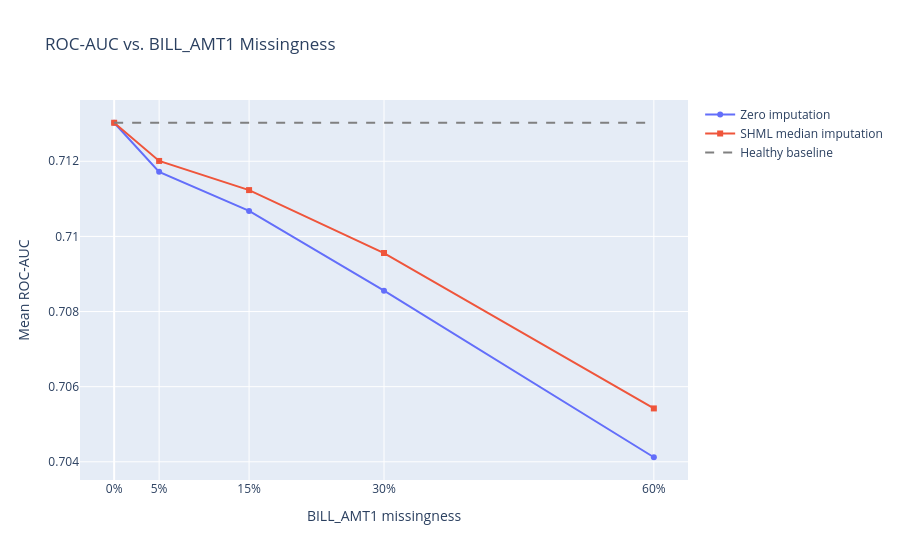

This figure's notebook cell:
### Code cell
plot_df = summary_df.sort_values("Missingness")
fig = recovery_lines(
    plot_df,
    [("Zero_AUC_Mean", "Zero imputation", "circle"),
     ("SHML_AUC_Mean", "SHML median imputation", "square")],
    0.713025, "ROC-AUC vs. BILL_AMT1 Missingness", "Mean ROC-AUC",
)
show_research_figure(fig, "roc_auc_vs_missingness.html")

### Figure 1 — Plotly figure (JSON) as saved in the notebook; plotly's stock layout.template omitted (floating-point values rounded to 4 significant figures)
{"data": [{"hovertemplate": "%{fullData.name}: %{y:.4f}<extra></extra>", "marker": {"symbol": "circle"}, "mode": "lines+markers", "name": "Zero imputation", "x": [0.0, 0.05, 0.15, 0.3, 0.6], "y": [0.713, 0.7117, 0.7107, 0.7086, 0.7041], "type": "scatter"}, {"hovertemplate": "%{fullData.name}: %{y:.4f}<extra></extra>", "marker": {"symbol": "square"}, "mode": "lines+markers", "name": "SHML median imputation", "x": [0.0, 0.05, 0.15, 0.3, 0.6], "y": [0.713, 0.712, 0.7112, 0.7096, 0.7054], "type": "scatter"}, {"hovertemplate": "%{fullData.name}: %{y:.4f}<extra></extra>", "line": {"color": "gray", "dash": "dash"}, "mode": "lines", "name": "Healthy baseline", "x": [0.0, 0.05, 0.15, 0.3, 0.6], "y": [0.713, 0.713, 0.713, 0.713, 0.713], "type": "scatter"}], "layout": {"xaxis": {"title": {"text": "BILL_AMT1 missingness"}, "tickvals": [0.0, 0.05, 0.15, 0.3, 0.6], "tickformat": ".0%"}, "title": {"text": "ROC-AUC vs. BILL_AMT1 Missingness"}, "yaxis": {"title": {"text": "Mean ROC-AUC"}}, "hovermode": "x unified"}}
